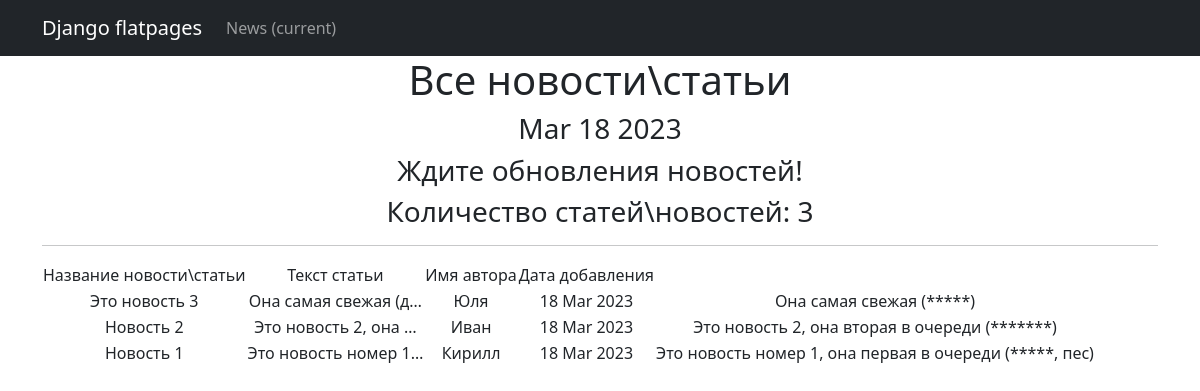
Page /news/ on the committed database.
### simpleapp/models.py (models this page shows, shortened)
class Post(models.Model):
    article = models.CharField(
        max_length=50,
    )
    text = models.TextField()
    time_in = models.DateTimeField(
        auto_now_add=True
    )
    name_author = models.TextField()

### simpleapp/views.py (the view)
# urls.py: path('', PostsList.as_view()),
class PostsList(ListView):
    model = Post
    ordering = '-article'
    template_name = 'news.html'
    context_object_name = 'news'
    def get_context_data(self, **kwargs):
        context = super().get_context_data(**kwargs)
        context['time_now'] = datetime.utcnow()
        context['next_news'] = None
        return context

### simpleapp/templatetags/custom_filters.py (called while the page is built)
@register.filter()
def censor(value):
    for word in bad_words:
        if word in value:
            censor_word = ''.join(['*' for word in range(len(word))])
            value = value.replace(word, censor_word)
    return value

### templates/news.html (shortened to what this page needs)
{% extends 'flatpages/default.html' %}
{% load custom_filters %}
{% block content %}
   <h1>Все новости\статьи</h1>
   <h3>{{ time_now|date:'M d Y' }}</h3>
   <h3> {{ next_news|default_if_none:"Ждите обновления новостей!" }} </h3>
   <h3> {{"Количество статей\новостей"}}: {{ news| length }} </h3>
   <hr>
   {% if news %}
       <table>
           <tr>
               <td>Название новости\статьи</td>
               <td>Текст статьи</td>
               <td>Имя автора</td>
               <td>Дата добавления</td>
           </tr>
           {% for news in news %}
           <tr>
               <td>{{ news.article }}</td>
               <td>{{ news.text|truncatechars:20 }}</td>
               <td>{{ news.name_author}}</td>
               <td>{{ news.time_in|date:'d M Y' }}</td>
               <td>{{ news.text|censor }}</td>
           </tr>
           {% endfor %}
       </table>
   {% else %}
       <h2>Ничего нет!</h2>
   {% endif %}
{% endblock content %}

### templates/flatpages/default.html (shortened to what this page needs)
<!DOCTYPE html>
<html lang="en">
    <head>
        {% load static %}
        <link href="{% static 'css/styles.css' %}" rel="stylesheet" />
    </head>
    <body>
<nav class="navbar navbar-expand-lg navbar-dark bg-dark static-top">
   <div class="container">
       <a class="navbar-brand" href="#">Django flatpages</a>
       <div class="collapse navbar-collapse" id="navbarResponsive">
           <ul class="navbar-nav ml-auto">
               <li class="nav-item active">
                   <a class="nav-link" href="#">News
                       <span class="sr-only">(current)</span>
                   </a>
               </li>
           </ul>
       </div>
   </div>
</nav>
        <div class="container">
            <div class="row">
                <div class="col-lg-12 text-center">
                    {% block content %}{% endblock content %}
                </div>
            </div>
        </div>
    </body>
</html>

### rows in the picture
Post: article "Это новость 3", text "Она самая свежая (д…", name_author "Юля", time_in "18 Mar 2023", text|censor "Она самая свежая (*****)"
Post: article "Новость 2", text "Это новость 2, она …", name_author "Иван", time_in "18 Mar 2023", text|censor "Это новость 2, она вторая в очереди (*******)"
Post: article "Новость 1", text "Это новость номер 1…", name_author "Кирилл", time_in "18 Mar 2023", text|censor "Это новость номер 1, она первая в очереди (*****, пес)"

### other values in the picture
{{ time_now|date:'M d Y' }} "Mar 18 2023"
{{ next_news|default_if_none:"Ждите обновления новостей!" }} "Ждите обновления новостей!"
{{ "Количество статей\новостей" }} "Количество статей\\новостей"
{{ news| length }} "3"
